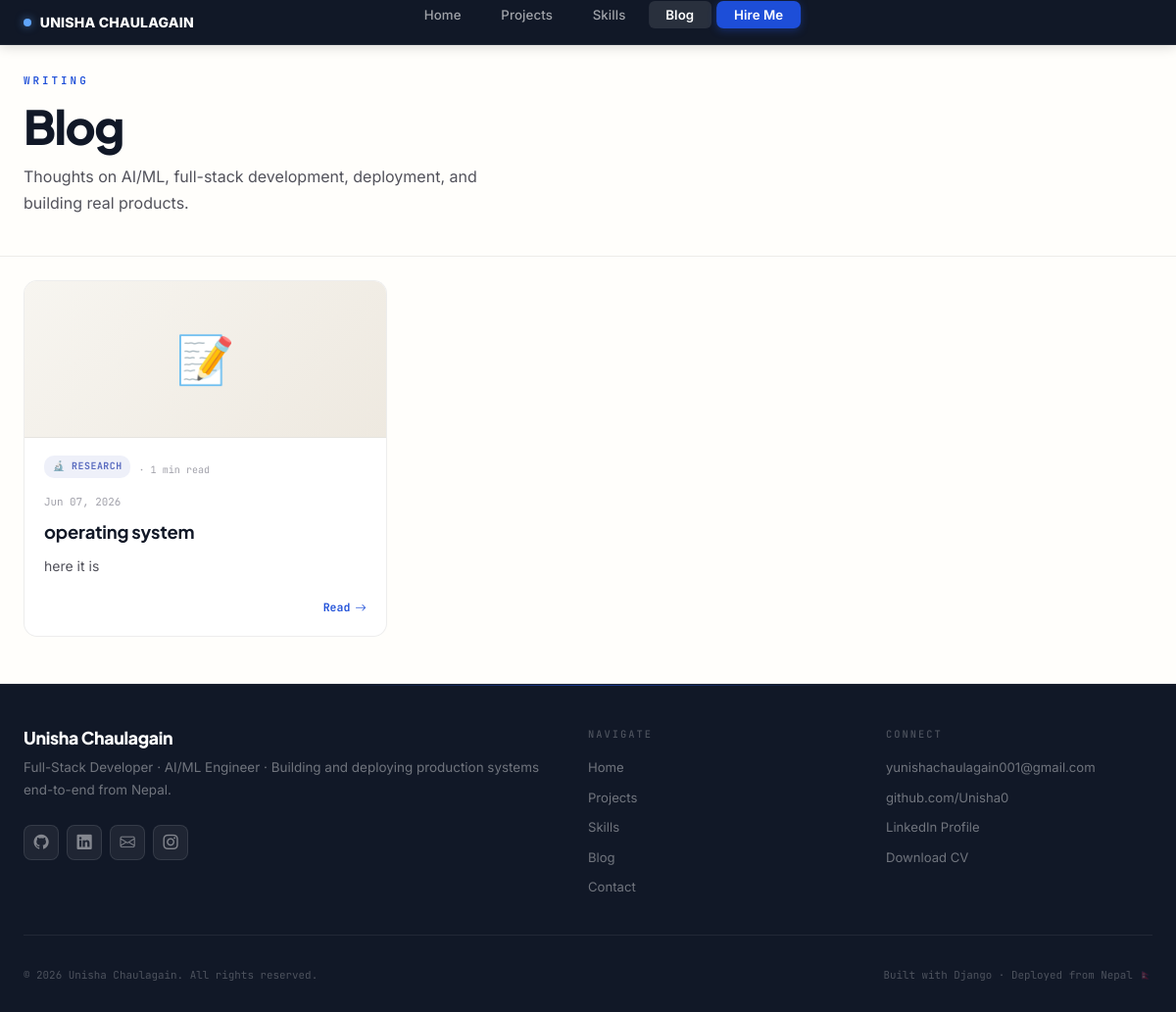
Screenshot of /blog/ with the database file from the repository.
### core/models.py (models this page shows, shortened)
class BlogPost(models.Model):
    POST_TYPE_CHOICES = [
        ('blog', 'Blog Post'),
        ('research', 'Research / Paper'),
        ('tutorial', 'Tutorial'),
        ('note', 'Quick Note'),
    ]
    title = models.CharField(max_length=200)
    slug = models.SlugField(unique=True, blank=True)
    post_type = models.CharField(max_length=20, choices=POST_TYPE_CHOICES, default='blog')
    excerpt = models.TextField(max_length=500, blank=True)
    content = models.TextField()
    cover_image = models.ImageField(upload_to='blog/', blank=True, null=True)
    source_document = models.FileField(
        upload_to='blog/documents/',
        blank=True, null=True,
        help_text='Upload a .docx or .pdf — content will be extracted automatically.'
    )
    tags = models.CharField(max_length=200, blank=True, help_text='Comma-separated tags')
    read_time = models.PositiveIntegerField(default=0, help_text='Estimated read time in minutes (0 = auto)')
    published = models.BooleanField(default=False)
    featured = models.BooleanField(default=False)
    created_at = models.DateTimeField(default=timezone.now)
    updated_at = models.DateTimeField(auto_now=True)
    class Meta:
        ordering = ['-created_at']
    def get_tags_list(self):
        if self.tags:
            return [t.strip() for t in self.tags.split(',')]
        return []

### core/views.py (the view)
# urls.py: path('blog/', views.blog_list, name='blog_list'),
def blog_list(request):
    tag = request.GET.get('tag', '')
    posts = BlogPost.objects.filter(published=True)
    if tag:
        posts = [p for p in posts if tag in p.get_tags_list()]
    all_tags = set()
    for post in BlogPost.objects.filter(published=True):
        all_tags.update(post.get_tags_list())
    return render(request, 'core/blog_list.html', {
        'posts': posts, 'all_tags': sorted(all_tags), 'active_tag': tag,
    })

### core/templatetags/custom_filters.py (called while the page is built)
@register.filter
def mul(value, arg):
    return int(value) * int(arg)

### core/templates/core/blog_list.html (shortened to what this page needs)
{% extends 'core/base.html' %}
{% load static %}
{% load custom_filters %}
{% load i18n %}
{% block content %}
<section class="blog-hero">
    <div class="blog-hero-inner" data-aos="fade-up">
        <span class="section-label">Writing</span>
        <h1 class="section-title">Blog</h1>
        <p style="color:var(--text2); font-size:1rem; margin-top:0.75rem; max-width:500px; line-height:1.7;">
            Thoughts on AI/ML, full-stack development, deployment, and building real products.
        </p>
    </div>
</section>
<section class="blog-main">
    <div class="blog-main-inner">
        <div class="blog-grid">
            {% if posts %}
                {% for post in posts %}
                <a href="/blog/{{ post.slug }}/" class="blog-card" data-aos="fade-up" data-aos-delay="{{ forloop.counter0|mul:60 }}">
                    <div class="blog-card-cover">
                        {% if post.cover_image %}
                            <img src="{{ post.cover_image.url }}" alt="{{ post.title }}" loading="lazy">
                        {% else %}
                            <div class="blog-cover-placeholder">📝</div>
                        {% endif %}
                    </div>
                    <div class="blog-card-body">
                        <div style="display:flex; align-items:center; gap:0.5rem; flex-wrap:wrap; margin-bottom:0.5rem;">
                            {% if post.post_type == 'blog' %}
                                <span class="post-type-badge pt-blog">✍ Blog</span>
                            {% elif post.post_type == 'research' %}
                                <span class="post-type-badge pt-research">🔬 Research</span>
                            {% elif post.post_type == 'tutorial' %}
                                <span class="post-type-badge pt-tutorial">📖 Tutorial</span>
                            {% elif post.post_type == 'note' %}
                                <span class="post-type-badge pt-note">📌 Note</span>
                            {% endif %}
                            {% if post.read_time %}
                                <span class="read-time-tag">· {{ post.read_time }} min read</span>
                            {% endif %}
                        </div>
                        <div class="blog-card-date">{{ post.created_at|date:"M d, Y" }}</div>
                        <h3 class="blog-card-title">{{ post.title }}</h3>
                        <p class="blog-card-excerpt">{{ post.excerpt|truncatewords:18 }}</p>
                        <div class="blog-card-footer">
                            <span class="read-more">Read <i class="bi bi-arrow-right"></i></span>
                        </div>
                    </div>
                </a>
                {% endfor %}
            {% else %}
                <div class="no-posts">
                    <p>No posts yet — check back soon.</p>
                </div>
            {% endif %}
        </div>
    </div>
</section>
{% endblock %}

### core/templates/core/base.html (style rules this page uses)
:root { --bg: #FFFEFB; --bg2: #F7F5F0; --bg3: #EEE9E0; --card: #FFFFFF; --border: rgba(0,0,0,0.07); --border2: rgba(0,0,0,0.14); --accent: #1D4ED8; --accent2: #1E40AF; --accent-bg: rgba(29,78,216,0.06); --accent-glow: rgba(29,78,216,0.18); --text: #111827; --text2: #52525B; --text3: #A1A1AA; --green: #16A34A; --green-bg: rgba(22,163,74,0.07); --blue: #0EA5E9; --blue-bg: rgba(14,165,233,0.07); --red: #DC2626; --yellow: #D97706; --shadow: 0 1px 4px rgba(0,0,0,0.06), 0 6px 20px rgba(0,0,0,0.06); --shadow2: 0 4px 16px rgba(0,0,0,0.08), 0 20px 60px rgba(0,0,0,0.1); --font: 'Inter', -apple-system, BlinkMacSystemFont, sans-serif; --serif: 'Plus Jakarta Sans', sans-serif; --mono: 'JetBrains Mono', 'Fira Code', monospace; --nav-h: 46px; --max-w: 1220px; --radius: 10px; }
*, *::before, *::after { box-sizing: border-box; margin: 0; padding: 0; }
html { scroll-behavior: smooth; }
body { font-family: var(--font); background: var(--bg); color: var(--text); line-height: 1.65; -webkit-font-smoothing: antialiased; -moz-osx-font-smoothing: grayscale; }
.section-label { font-family: var(--mono); font-size: 0.68rem; font-weight: 600; text-transform: uppercase; letter-spacing: 3px; color: var(--accent); display: block; margin-bottom: 0.7rem; }
.section-title { font-family: var(--serif); font-size: clamp(1.9rem, 4.5vw, 3rem); font-weight: 800; color: var(--text); letter-spacing: -1.5px; line-height: 1.08; }
a { color: var(--accent); text-decoration: none; transition: color 180ms; }

### core/templates/core/blog_list.html (style rules this page uses)
.blog-hero { padding: 1.75rem 1.5rem 1.5rem; border-bottom: 1px solid var(--border); background: var(--bg); }
.blog-hero-inner { max-width: var(--max-w); margin: 0 auto; }
.blog-main { padding: 1.5rem 1.5rem 3rem; background: var(--bg); }
.blog-main-inner { max-width: var(--max-w); margin: 0 auto; }
.blog-grid { display: grid; grid-template-columns: repeat(auto-fill, minmax(300px, 1fr)); gap: 1.25rem; }
.blog-card { background: var(--card); border: 1.5px solid var(--border); border-radius: 14px; overflow: hidden; display: flex; flex-direction: column; transition: all 200ms; text-decoration: none; }
.blog-card-cover { height: 160px; background: var(--bg2); overflow: hidden; display: flex; align-items: center; justify-content: center; border-bottom: 1px solid var(--border); }
.blog-cover-placeholder { font-size: 3rem; width: 100%; height: 100%; display: flex; align-items: center; justify-content: center; background: linear-gradient(135deg, var(--bg2), var(--bg3)); }
.blog-card-body { padding: 1.1rem 1.25rem 1.25rem; display: flex; flex-direction: column; flex: 1; }
.blog-card-date { font-family: var(--mono); font-size: 0.68rem; color: var(--text3); margin-bottom: 0.6rem; }
.blog-card-title { font-family: var(--serif); font-size: 1.15rem; font-weight: 700; color: var(--text); margin-bottom: 0.65rem; line-height: 1.35; letter-spacing: -0.2px; }
.blog-card-excerpt { font-size: 0.875rem; color: var(--text2); line-height: 1.7; margin-bottom: 1.25rem; flex: 1; }
.blog-card-footer { display: flex; justify-content: space-between; align-items: center; }
.read-more { font-family: var(--mono); font-size: 0.72rem; font-weight: 600; color: var(--accent); display: flex; align-items: center; gap: 0.3rem; white-space: nowrap; }
.post-type-badge { display: inline-flex; align-items: center; gap: 3px; font-family: var(--mono); font-size: 0.62rem; font-weight: 700; padding: 0.2rem 0.55rem; border-radius: 10px; text-transform: uppercase; letter-spacing: 0.5px; margin-bottom: 0.5rem; }
.pt-research { background: rgba(90,108,192,0.1); color: #5a6cc0; }
.read-time-tag { font-family: var(--mono); font-size: 0.63rem; color: var(--text3); }

### rows the page displays
BlogPost: post_type "🔬 RESEARCH", read_time "1", created_at "Jun 07, 2026", title "operating system", excerpt "here it is"
